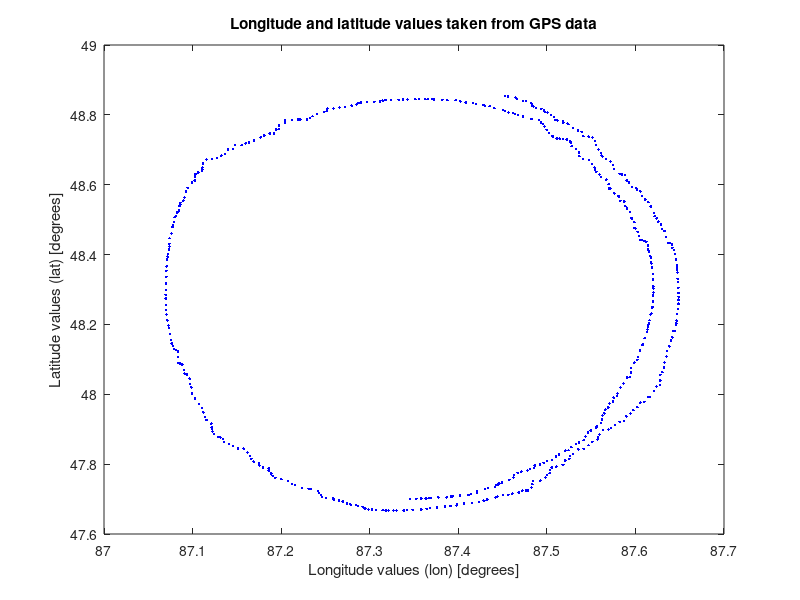

Write the MATLAB code that produced this figure. (Note: this script raises an error after producing the figure.)
% Exam 2
% Ethan Hammond
% Engineering 1101 L15 Team 6
% 11/2/2017

clc
clear

data = load('Exam_GPS2.csv'); %loads gps data from .csv
lat = data(:,1);
lon = data(:,2);
elv = data(:,3);

figure
plot(lon, lat, '.b')
title('Longitude and latitude values taken from GPS data')
xlabel('Longitude values (lon) [degrees]')
ylabel('Latitude values (lat) [degrees]')

[medianElv,meanElv,maxElv] = erhammon_function_A4(elv); %calls function to determine median, mean, and max

fprintf('The median of the elevation values is: %0.3f.\n The mean of the elevation values is: %0.3f,\n and the maximum elevation is: %0.3f.\n All values are formatted to 6 significant figures.\n',medianElv, meanElv, maxElv)